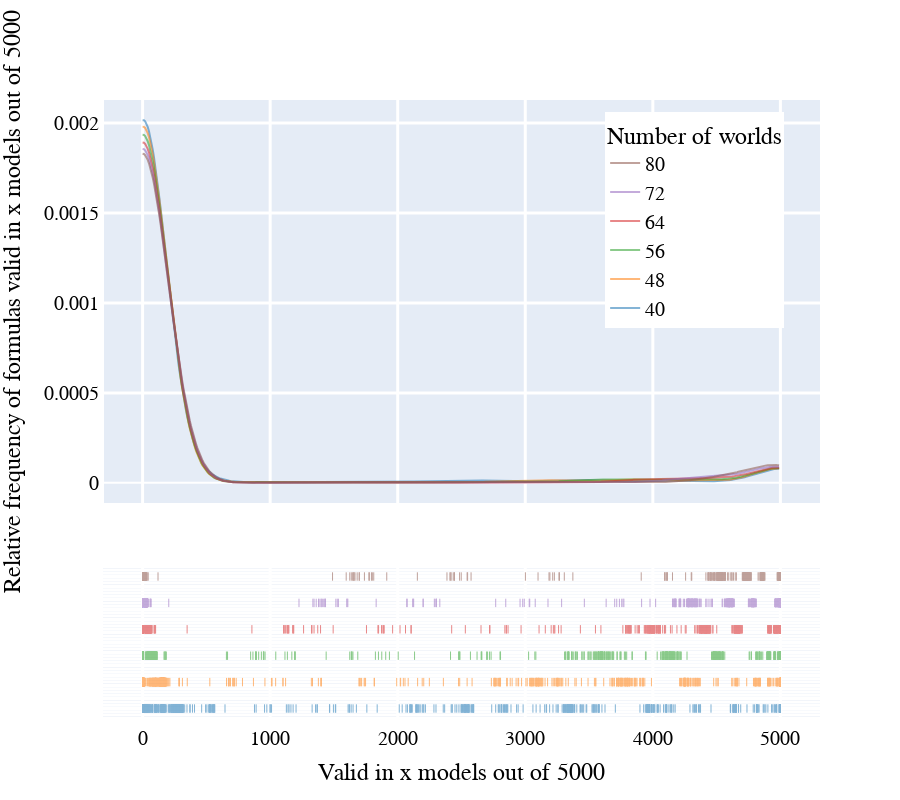

Notebook source saved alongside this figure:
### Code cell
fig=go.Figure()

fig = ff.create_distplot(dist_data,grop_labels,show_hist=False)

fig.update_traces(opacity=0.55)
fig.update_layout(legend=dict(title="Number of worlds", yanchor="top",y=0.98,xanchor="right",x=0.95),
                  autosize=True, xaxis_title='Valid in x models out of 5000', yaxis_title='Relative frequency of formulas valid in x models out of 5000',
                  font=dict(size=20, family='Times New Romans', color='black'),
                  width=900, height=800
                 )

fig.update_xaxes(showline=True, linewidth=1, linecolor='white', gridwidth=3, gridcolor='white', mirror=True)
fig.update_yaxes(showline=True, linewidth=1, linecolor='white', gridwidth=3, gridcolor='white', mirror=True)

fig.show()
plotly.io.write_image(fig, f"{language}{mode}graph.png")

### Figure 1 — Plotly figure (JSON) as saved in the notebook; plotly's stock layout.template omitted (floating-point values rounded to 4 significant figures; data arrays with more than 128 entries replaced by an {"elided": "..."} marker saying what was removed)
{"data": [{"legendgroup": "40", "marker": {"color": "rgb(31, 119, 180)"}, "mode": "lines", "name": "40", "opacity": 0.55, "showlegend": true, "type": "scatter", "x": {"elided": "500 int values"}, "xaxis": "x", "y": {"elided": "500 float values"}, "yaxis": "y"}, {"legendgroup": "48", "marker": {"color": "rgb(255, 127, 14)"}, "mode": "lines", "name": "48", "opacity": 0.55, "showlegend": true, "type": "scatter", "x": {"elided": "500 int values"}, "xaxis": "x", "y": {"elided": "500 float values"}, "yaxis": "y"}, {"legendgroup": "56", "marker": {"color": "rgb(44, 160, 44)"}, "mode": "lines", "name": "56", "opacity": 0.55, "showlegend": true, "type": "scatter", "x": {"elided": "500 int values"}, "xaxis": "x", "y": {"elided": "500 float values"}, "yaxis": "y"}, {"legendgroup": "64", "marker": {"color": "rgb(214, 39, 40)"}, "mode": "lines", "name": "64", "opacity": 0.55, "showlegend": true, "type": "scatter", "x": {"elided": "500 int values"}, "xaxis": "x", "y": {"elided": "500 float values"}, "yaxis": "y"}, {"legendgroup": "72", "marker": {"color": "rgb(148, 103, 189)"}, "mode": "lines", "name": "72", "opacity": 0.55, "showlegend": true, "type": "scatter", "x": {"elided": "500 int values"}, "xaxis": "x", "y": {"elided": "500 float values"}, "yaxis": "y"}, {"legendgroup": "80", "marker": {"color": "rgb(140, 86, 75)"}, "mode": "lines", "name": "80", "opacity": 0.55, "showlegend": true, "type": "scatter", "x": {"elided": "500 int values"}, "xaxis": "x", "y": {"elided": "500 float values"}, "yaxis": "y"}, {"legendgroup": "40", "marker": {"color": "rgb(31, 119, 180)", "symbol": "line-ns-open"}, "mode": "markers", "name": "40", "opacity": 0.55, "showlegend": false, "type": "scatter", "x": {"elided": "8047 int values"}, "xaxis": "x", "y": {"elided": "8047 int values"}, "yaxis": "y2"}, {"legendgroup": "48", "marker": {"color": "rgb(255, 127, 14)", "symbol": "line-ns-open"}, "mode": "markers", "name": "48", "opacity": 0.55, "showlegend": false, "type": "scatter", "x": {"elided": "8047 int values"}, "xaxis": "x", "y": {"elided": "8047 int values"}, "yaxis": "y2"}, {"legendgroup": "56", "marker": {"color": "rgb(44, 160, 44)", "symbol": "line-ns-open"}, "mode": "markers", "name": "56", "opacity": 0.55, "showlegend": false, "type": "scatter", "x": {"elided": "8047 int values"}, "xaxis": "x", "y": {"elided": "8047 int values"}, "yaxis": "y2"}, {"legendgroup": "64", "marker": {"color": "rgb(214, 39, 40)", "symbol": "line-ns-open"}, "mode": "markers", "name": "64", "opacity": 0.55, "showlegend": false, "type": "scatter", "x": {"elided": "8047 int values"}, "xaxis": "x", "y": {"elided": "8047 int values"}, "yaxis": "y2"}, {"legendgroup": "72", "marker": {"color": "rgb(148, 103, 189)", "symbol": "line-ns-open"}, "mode": "markers", "name": "72", "opacity": 0.55, "showlegend": false, "type": "scatter", "x": {"elided": "8047 int values"}, "xaxis": "x", "y": {"elided": "8047 int values"}, "yaxis": "y2"}, {"legendgroup": "80", "marker": {"color": "rgb(140, 86, 75)", "symbol": "line-ns-open"}, "mode": "markers", "name": "80", "opacity": 0.55, "showlegend": false, "type": "scatter", "x": {"elided": "8047 int values"}, "xaxis": "x", "y": {"elided": "8047 int values"}, "yaxis": "y2"}], "layout": {"autosize": true, "barmode": "overlay", "font": {"color": "black", "family": "Times New Romans", "size": 20}, "height": 800, "hovermode": "closest", "legend": {"title": {"text": "Number of worlds"}, "traceorder": "reversed", "x": 0.95, "xanchor": "right", "y": 0.98, "yanchor": "top"}, "width": 900, "xaxis": {"anchor": "y2", "domain": [0, 1], "gridcolor": "white", "gridwidth": 3, "linecolor": "white", "linewidth": 1, "mirror": true, "showline": true, "title": {"text": "Valid in x models out of 5000"}, "zeroline": false}, "yaxis": {"anchor": "free", "domain": [0.35, 1], "gridcolor": "white", "gridwidth": 3, "linecolor": "white", "linewidth": 1, "mirror": true, "position": 0, "showline": true, "title": {"text": "Relative frequency of formulas valid in x models out of 5000"}}, "yaxis2": {"anchor": "x", "domain": [0, 0.25], "dtick": 1, "gridcolor": "white", "gridwidth": 3, "linecolor": "white", "linewidth": 1, "mirror": true, "showline": true, "showticklabels": false}}}
